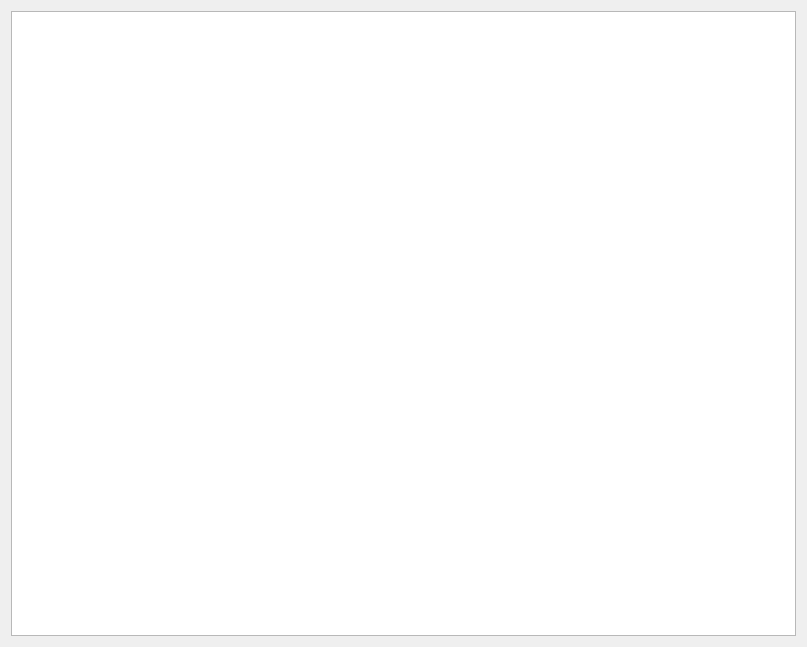
<?xml version="1.0" encoding="UTF-8"?>
<ui version="4.0">
 <class>FormGroup</class>
 <widget class="QWidget" name="FormGroup">
  <property name="geometry">
   <rect>
    <x>0</x>
    <y>0</y>
    <width>807</width>
    <height>647</height>
   </rect>
  </property>
  <property name="windowTitle">
   <string>Form</string>
  </property>
  <layout class="QVBoxLayout" name="verticalLayout">
   <item>
    <widget class="DbViewer" name="tableView"/>
   </item>
  </layout>
 </widget>
 <customwidgets>
  <customwidget>
   <class>DbViewer</class>
   <extends>QTableView</extends>
   <header>db/dbviewer.h</header>
  </customwidget>
 </customwidgets>
 <resources/>
 <connections/>
</ui>
